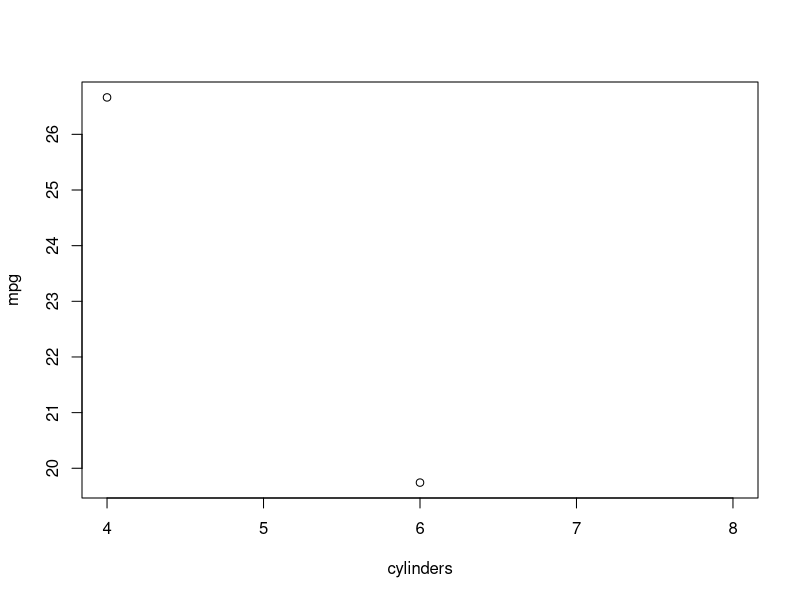

This figure's R source:
# Load the mtcars data set that comes with R
data (mtcars)

# All the cars
allCars.df <- mtcars

# Create separate data frames for each number of cylinders
cars4Cyl.df <- allCars.df[allCars.df$cyl == 4, ]
cars6Cyl.df <- allCars.df[allCars.df$cyl == 6, ]
cars8Cyl.df <- allCars.df[cars6Cyl.df$cyl == 8, ]

# Create a table with the average mpg for each # cylinders
cylinders = c(4, 6, 8)
mpg = c(mean(cars4Cyl.df$mpg), mean(cars6Cyl.df$mpg), mean(cars8Cyl.df$mpg))
cyl.vs.mpg.df <- data.frame (cylinders, mpg)

# Plot it
plot(cylinders, mpg)
